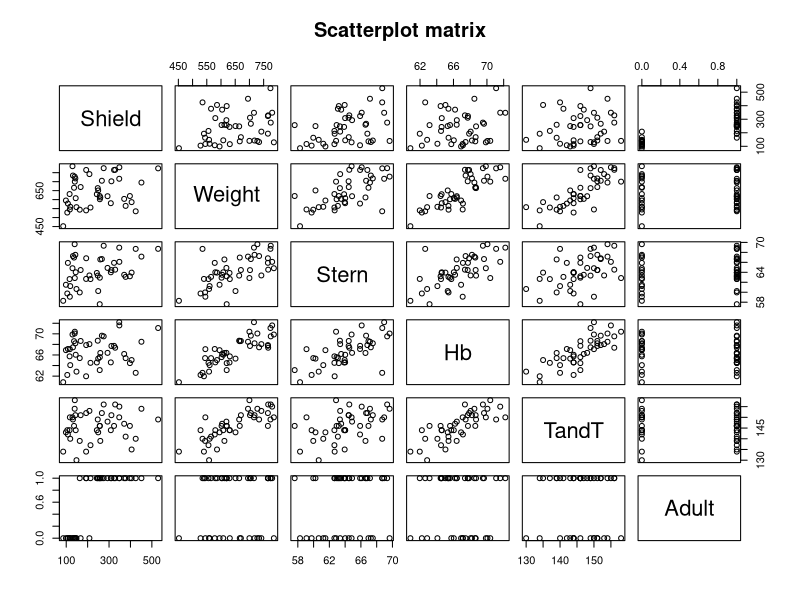
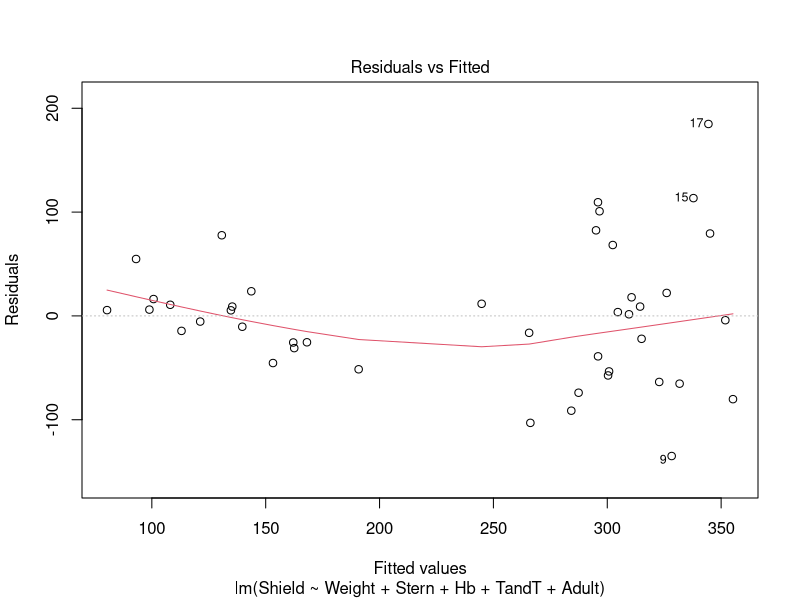
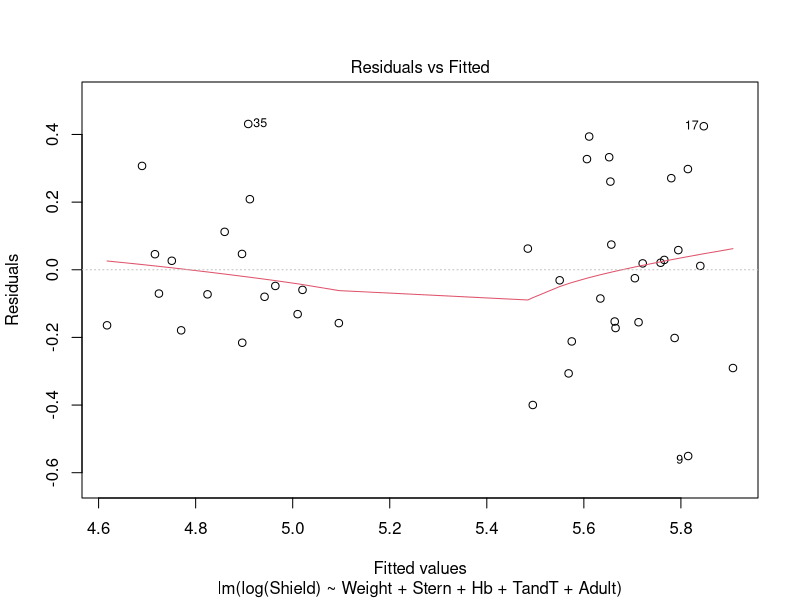
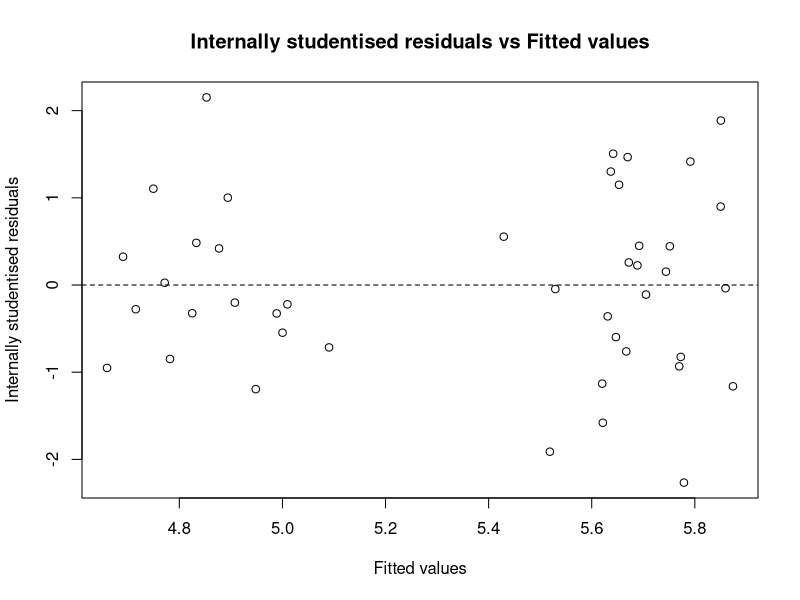
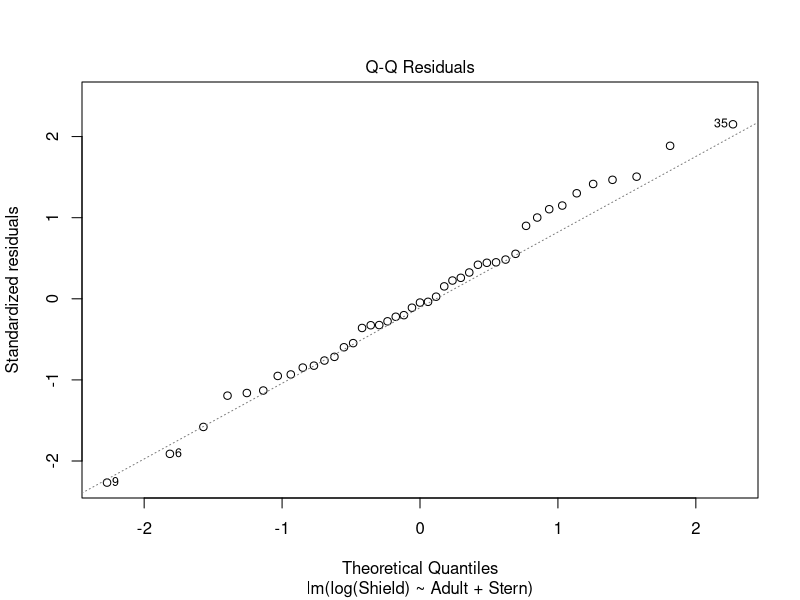
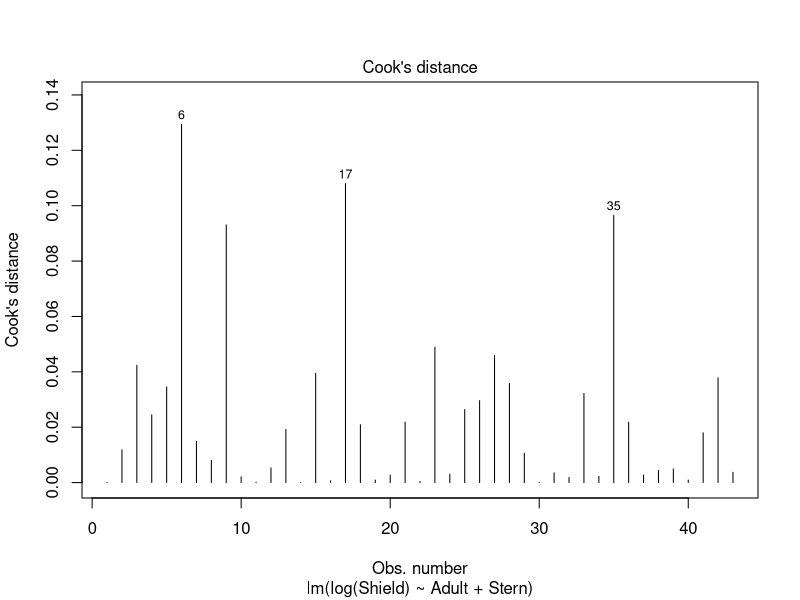
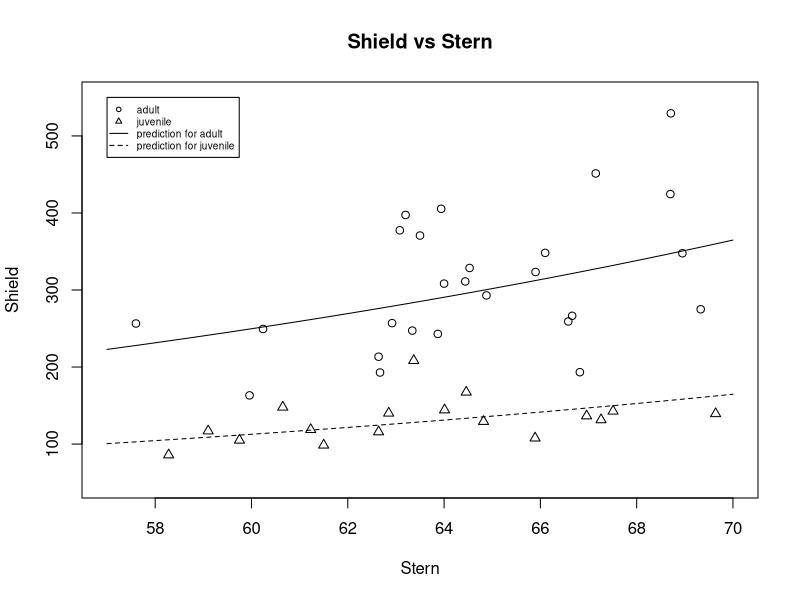
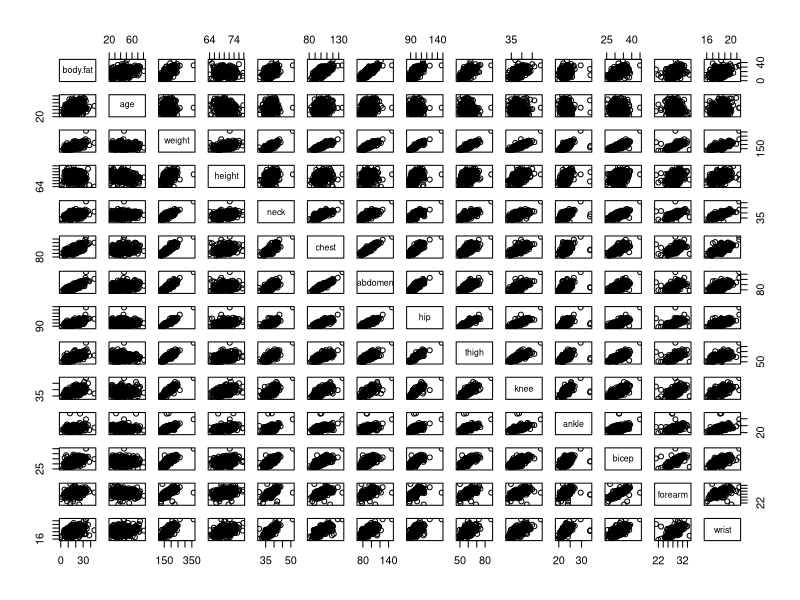

Write the R code that produced these figures, in order. (Note: this script raises an error after producing the figures.)
# R code for assignment2 - Dingying Li
# Q1(a)

moorhen <- read.csv('moorhen.csv', header=T)
attach(moorhen)

pairs(moorhen, main='Scatterplot matrix')
cor(moorhen)

# Q1(b)
moorhen.lm <- lm(Shield ~ Weight + Stern + Hb + TandT + Adult)
moorhen.lm
plot(moorhen.lm, which=1) # residual vs fitted plot

# Q1(c)
moorhen.loglm <- lm(log(Shield) ~ Weight + Stern + Hb + TandT + Adult)
moorhen.loglm
plot(moorhen.loglm, which=1) # residual vs fitted plot


# Q1(d)
anova(moorhen.loglm)
summary(moorhen.loglm)

moorhen.loglm_a <- lm(log(Shield) ~ Stern + Adult + cbind(Weight, Hb, TandT))
anova(moorhen.loglm_a)
moorhen.loglm_b <- lm(log(Shield) ~ Stern + Adult + Weight + cbind(Hb, TandT))
anova(moorhen.loglm_b)
moorhen.loglm_c <- lm(log(Shield) ~ Stern + Adult + Weight + Hb + TandT)
anova(moorhen.loglm_c)


# Q1(e)
moorhen.e_lm <- lm(log(Shield) ~ Adult + Stern)
summary(moorhen.e_lm)
plot(fitted(moorhen.e_lm), rstandard(moorhen.e_lm), xlab="Fitted values", ylab="Internally studentised residuals", main="Internally studentised residuals vs Fitted values")
identify(fitted(moorhen.e_lm), rstandard(moorhen.e_lm))
abline(0,0, lty=2)

plot(moorhen.e_lm, which=2) # normal Q-Q
plot(moorhen.e_lm, which=4) # cook's distance

# Q1(f)
plot(Stern[Adult==1], Shield[Adult==1], pch=1, xlim=c(57,70), ylim=c(50,550), xlab="Stern",
     ylab="Shield", main="Shield vs Stern")
points(Stern[Adult==0], Shield[Adult==0], pch=2)
pred_adult <- predict(moorhen.e_lm, data.frame(Adult=1, Stern=c(570:700)/10))
pred_juvenile <- predict(moorhen.e_lm, data.frame(Adult=0, Stern=c(570:700)/10))
lines(x=c(570:700)/10, y=exp(pred_adult), lty=1)
lines(x=c(570:700)/10, y=exp(pred_juvenile), lty=2)
legend(57,550,c('adult','juvenile', 'prediction for adult', 'prediction for juvenile'),pch=c(1,2,NA,NA),lty=c(NA,NA,1,2),cex=0.6)

# Q1(g)
summary(moorhen.e_lm)
interval <- confint(moorhen.e_lm, "Adult")
interval
exp(interval)

# Q2(a)
fat <- read.csv('fat.csv', header=T) 
attach(fat)
# correct case 42: replace height to 69.5, rather than 29.5
height[42]
height[42] <- 69.5
height[c(40:50)]

# Q2(b)
vif <- function(xmatrix) {
  if (class(xmatrix) == "matrix" | class(xmatrix) == "data.frame")
    diag(solve(cor(xmatrix))) 
  else  
    diag(solve(cor(model.matrix(xmatrix)[,-1])))
  # assuming a linear model object, if not a matrix
}

pairs(~body.fat+age+weight+height+neck+chest+abdomen+hip+thigh+knee+ankle+bicep+forearm+wrist)
# use external library corrplot to get better visualization
C <- cor(data.frame(body.fat,age,weight,height,neck,chest,abdomen,hip,thigh,knee,ankle,bicep,forearm,wrist))
C
library(corrplot)
corrplot(C, method='circle')

pairs(body.fat+age+weight+height+neck+chest+abdomen+hip+thigh+knee+ankle+bicep+forearm+wrist)
pairs(~log(body.fat+1)+log(age)+log(weight)+log(height)+log(neck)+log(chest)+log(abdomen)+log(hip)+log(thigh)+log(knee)+log(ankle)+log(bicep)+log(forearm)+log(wrist))

# Choose Model, change 'wrist' to any body measurement and run following 3 lines
test.lm <- lm(log(body.fat+1) ~log(age)+log(weight)+log(height)+log(wrist))
vif(test.lm)
anova(test.lm)

fat.lm <- lm(log(body.fat+1) ~log(age)+log(weight)+log(height)+log(wrist))
anova(fat.lm)
summary(fat.lm)
vif(fat.lm)

plot(fitted(fat.lm), rstandard(fat.lm), 
     xlab="Fitted values", ylab="Internally studentised residuals", 
     main="Internally studentised residuals vs Fitted values")
identify(fitted(fat.lm), rstandard(fat.lm))
abline(0, 0, lty=2)
plot(fat.lm, which=2)
plot(fat.lm, which=4)

# Q2(c)
body.fat.r <- body.fat[c(-39,-172,-182)]
age.r <- age[c(-39,-172,-182)]
weight.r <- weight[c(-39,-172,-182)]
height.r <- height[c(-39,-172,-182)]
wrist.r <- wrist[c(-39,-172,-182)]

fat.lm_c0 <- lm(log(body.fat.r+1) 
               ~log(age.r)+log(weight.r)+
                 log(height.r)+log(wrist.r))
anova(fat.lm_c0)
summary(fat.lm_c0)
vif(fat.lm_c0)
plot(fitted(fat.lm_c0), rstandard(fat.lm_c0))

body.fat.r <- body.fat[c(-39)]
age.r <- age[c(-39)]
weight.r <- weight[c(-39)]
height.r <- height[c(-39)]
wrist.r <- wrist[c(-39)]

fat.lm_c1 <- lm(body.fat.r~age.r+log(weight.r)+log(height.r)+log(wrist.r))
anova(fat.lm_c1)
vif(fat.lm_c1)
plot(fitted(fat.lm_c1), rstandard(fat.lm_c1), 
     xlab="Fitted values", ylab="Internally studentised residuals", 
     main="Internally studentised residuals vs Fitted values")
identify(fitted(fat.lm_c1), rstandard(fat.lm_c1))
abline(0, 0, lty=2)
plot(fat.lm_c1, which=2)
plot(fat.lm_c1, which=4)

fat.lm_c2 <- lm(body.fat.r
                ~age.r+weight.r+
                  height.r+wrist.r)
anova(fat.lm_c2)
vif(fat.lm_c2)
plot(fitted(fat.lm_c2), rstandard(fat.lm_c2))

# Q2(d)
anova(fat.lm_c1)
summary(fat.lm_c1)

# Q2(e)
length(weight[BMI<=18.5])
length(weight[BMI>18.5 & BMI<=25])
length(weight[BMI>25 & BMI<=30])
length(weight[BMI>30])

avg.weight.un <- mean(weight[BMI<=18.5]) # underweight
avg.weight.no <- mean(weight[BMI>18.5 & BMI<=25]) # normal
avg.weight.ov <- mean(weight[BMI>25 & BMI<=30]) # overweight
avg.weight.ob <- mean(weight[BMI>30]) # obese

avg.age.un <- mean(age[BMI<=18.5]) # underweight
avg.age.no <- mean(age[BMI>18.5 & BMI<=25]) # normal
avg.age.ov <- mean(age[BMI>25 & BMI<=30]) # overweight
avg.age.ob <- mean(age[BMI>30]) # obese

avg.height.un <- mean(height[BMI<=18.5]) # underweight
avg.height.no <- mean(height[BMI>18.5 & BMI<=25]) # normal
avg.height.ov <- mean(height[BMI>25 & BMI<=30]) # overweight
avg.height.ob <- mean(height[BMI>30]) # obese

avg.wrist.un <- mean(wrist[BMI<=18.5]) # underweight
avg.wrist.no <- mean(wrist[BMI>18.5 & BMI<=25]) # normal
avg.wrist.ov <- mean(wrist[BMI>25 & BMI<=30]) # overweight
avg.wrist.ob <- mean(wrist[BMI>30]) # obese

avg.weight <- c(avg.weight.un,
                avg.weight.no,
                avg.weight.ov,
                avg.weight.ob)

avg.age <- c(avg.age.un,
             avg.age.no,
             avg.age.ov,
             avg.age.ob)

avg.height <- c(avg.height.un,
                avg.height.no,
                avg.height.ov,
                avg.height.ob)

avg.wrist <- c(avg.wrist.un,
               avg.wrist.no,
               avg.wrist.ov,
               avg.wrist.ob)

predict(fat.lm_c1, newdata=data.frame(age.r=avg.age, 
                                      weight.r=avg.weight, 
                                      height.r=avg.height,
                                      wrist.r=avg.wrist), interval="confidence")


